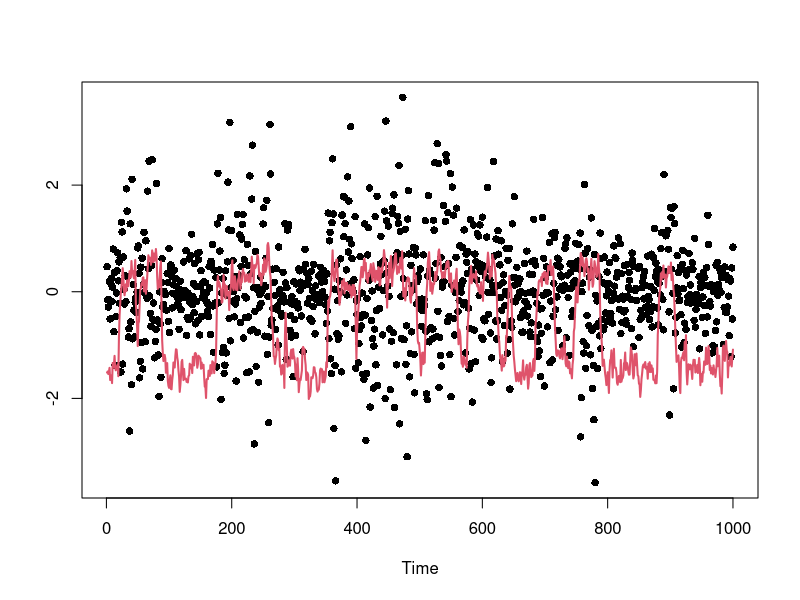
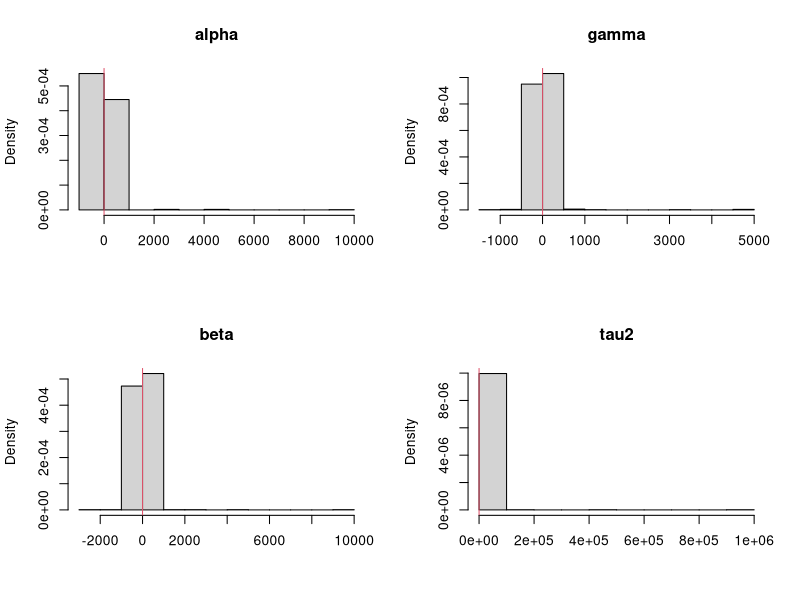

Recreate these plots in R, in order. (Note: this script raises an error after producing the figures.)

PL = function(y,alphas,betas,tau2s,xs,zs){
  n      = length(y)
  N      = length(xs)
  quants = array(0,c(n,4,3))
  
  
  
  
  s  = matrix(0,N,11)
  # matrix Binv looks like
  # | s1   s2    s3 |
  # | s2   s4    s5 |
  # | s3   s5    s6 |
  
  s[,1] = 1/B0[1]
  s[,2] = 0
  s[,3] = 0
  s[,4] = 1/B0[2]
  s[,5] = 0
  s[,6] = 1/B0[2]
  s[,7] = s[,1]*b0[1]+s[,2]*b0[2]+s[,3]*b0[3]
  s[,8] = s[,2]*b0[1]+s[,4]*b0[2]+s[,5]*b0[3]
  s[,9] = s[,3]*b0[1]+s[,5]*b0[2]+s[,6]*b0[3]
  s[,10] = c0
  s[,11] = d0
  
  
  blk.A = s[,4]*s[,6] - s[,5]^2
  blk.B = -(s[,2]*s[,6]-s[,3]*s[,5])
  blk.C = s[,2]*s[,5]-s[,3]*s[,5]
#   blk.D = blk.B
  blk.E = s[,1]*s[,6]-s[,3]^2
  blk.F = -(s[,3]*s[,5]-s[,2]*s[,3])
#   blk.G = blk.C
#   blk.H = blk.F
  blk.I  = s[,1]*s[,4]-s[,2]^2

  m    = s[,1]*blk.A + s[,2] * blk.B + s[,3] * blk.C
  b1   = (s[,7]*blk.A + s[,8] * blk.B + s[,9] * blk.C)/m
  b2   = (s[,7]*blk.B + s[,8] * blk.E + s[,9] * blk.F)/m
  b3   = (s[,7]*blk.C + s[,8] * blk.F + s[,9] * blk.I)/m
  

  for (t in 1:n){
    # Resampling
    mus    = alphas+gammas*zs+betas*xs
    stdevs = exp(mus/2)
    weight = dnorm(y[t],0,stdevs)
    
    k      = sample(1:N,size=N,replace=T,prob=weight)
    alphas = alphas[k]
    betas  = betas[k]
    tau2s  = tau2s[k]
    
    mus    = mus[k]
    xs1    = xs[k]
    zs1    = zs[k]
    sig2s = exp(xs1/2)
    # Propagating
    vars   = 1/(1/sig2s+1/tau2s)
    sds    = sqrt(vars)
    means  = mus + vars*(y[t]/sig2s)
    xs     = rnorm(N,means,sds)
    so     = s[k,]
    b1o  = b1[k]
    b2o  = b2[k] 
    b3o  = b3[k]
    # Updating sufficient stats
    s[,1]  = so[,1] + 1
    s[,2]  = so[,2] + zs1
    s[,3]  = so[,3] + xs1
    s[,4]  = so[,4] + zs1^2
    s[,5]  = so[,5] + zs1*xs1
    s[,6]  = so[,6] + xs1^2
    s[,7]  = so[,7] + xs
    s[,8]  = so[,8] + xs*zs1
    s[,9]  = so[,9] + xs*xs1
    s[,10]  = so[,10] + 1
    
    blk.A = s[,4]*s[,6] - s[,5]^2
    blk.B = -(s[,2]*s[,6]-s[,3]*s[,5])
    blk.C = s[,2]*s[,5]-s[,3]*s[,4]
    #   blk.D = blk.B
    blk.E = s[,1]*s[,6]-s[,3]^2
    blk.F = -(s[,3]*s[,5]-s[,2]*s[,3])
    #   blk.G = blk.C
    #   blk.H = blk.F
    blk.I  = s[,1]*s[,4]-s[,2]^2
    

    
    
    
    
    # determinant of Binv matrix
    m    = s[,1]*blk.A + s[,2] * blk.B + s[,3] * blk.C
#     AA = matrix(c(s[1,1],s[1,2],s[1,3],s[1,2],s[1,4],s[1,5],s[1,3],s[1,5],s[1,6]),3,3)
#     print(det(AA))
#     print(m[1])
#     print(AA)
#      print(c(blk.A[1]/m[1],blk.B[1]/m[1],blk.C[1]/m[1]))
#      print(solve(AA))
    # b_{t} =  inv(Binv_{t}) x (Binv_{t-1} * b_{t-1})     
    b1   = (s[,7]*blk.A + s[,8] * blk.B + s[,9] * blk.C)/m
    b2   = (s[,7]*blk.B + s[,8] * blk.E + s[,9] * blk.F)/m
    b3   = (s[,7]*blk.C + s[,8] * blk.F + s[,9] * blk.I)/m
#     
    
    F.new = rbind(1,zs1[3],xs1[3])
    C.old = diag(B0,3)
    Q = 1
    D1 = t(F.new) %*% C.old%*% F.new + Q 
      
      
      #       C0 = diag(B0,2)
      #       print( C0 %*%F.new[,j]  %*% solve(D1) %*% (xs[1]-t(F.new[,j])%*%b0))
      CF = C.old %*% F.new
      
      D.new = t(F.new)  %*% CF +Q
      D.inv = solve(D.new)
#       print(D.inv)
    
      m.old = b0
#       print(D.new)
#       print(CF %*% D.inv %*% (xs[j]-t(F.new[,j]) %*% m.old[j,]))
#       m.old = m.old + CF %*% D.inv %*% (xs[1]-t(F.new) %*% m.old)
    print(D.inv %*% (xs[1]-t(F.new) %*% m.old))
      C.old = C.old - CF %*% D.inv  %*% t(F.new) %*% C.old
      d0 = d0 + t(xs[3]-t(F.new)%*% m.old)%*% D.inv %*% (xs[3]-t(F.new) %*% m.old)
    m.old = m.old + CF %*% D.inv %*% (xs[1]-t(F.new) %*% m.old)

#     print(F.new)
#     print(m.old)
#     print(c(b1o[3],b2o[3],b3o[3]))
#     print(c(zs1[3],xs1[3]))
#     print(((xs-b1-b2*zs1-b3*xs1)*xs+(b1o-b1)*so[,7]+(b2o-b2)*so[,8]+(b3o-b3)*so[,9])[3])
#       print(m.old)
#     print(c(b1[1],b2[1],b3[1]))
#     scan(n=1)
#     
    #print(xs)
    s[,11]  = so[,11] + (xs-b1-b2*zs1-b3*xs1)*xs + (b1o-b1)*so[,7]+(b2o-b2)*so[,8]+(b3o-b3)*so[,9]
#     print(s[,11])
    tau2s  = 1/rgamma(N,s[,10]/2,s[,11]/2)
    std    = sqrt(tau2s/m)
    
    norm   = cbind(rnorm(N,0,std),rnorm(N,0,std),rnorm(N,0,std))
    
    # cholesky decomposition of B, thus inv(Binv)
    L11 = sqrt(blk.A)
    L21 = blk.B/blk.A
    L31 = blk.C/blk.A
    L22 = sqrt(blk.E - L21^2)
    L32 = (blk.F-L31*L21)/L22
    L33 = sqrt(blk.I - L31^2 - L32^2)
    
    
    alphas = b1 + L11*norm[,1]
    gammas = b2 + L21*norm[,1]+L22*norm[,2]
    betas  = b3 + L31*norm[,1] + L32 * norm[,2] + L33 * norm[,3]
    # Storing quantiles
    quants[t,1,] = quantile(alphas,c(0.025,0.5,0.975))
    quants[t,2,] = quantile(gammas,c(0.025,0.5,0.975))
    quants[t,3,] = quantile(betas,c(0.025,0.5,0.975))  
    quants[t,4,] = quantile(tau2s,c(0.025,0.5,0.975))  
    
  }
  return(quants)
}

# Simulated data
set.seed(98765)
n     =  1000
alpha =  -.5
gamma = .6
beta  =  0.65
tau2  =  0.15^2
sig2  =  1.0
tau   = sqrt(tau2)
x     = rep(alpha/(1-beta),n+1)
S = rep(0,n+1)
true  = c(alpha,beta,tau2,sig2)
names = c("alpha","gamma","beta","tau2")

p0 = .98
q0 = .97
for (t in 2:(n+1))
  {
  if (S[t-1] == 0)
    S[t] = rbinom(1,1,1-p0)
  if (S[t-1] == 1)
    S[t] = rbinom(1,1,q0)

  x[t] = alpha+gamma*S[t]+beta*x[t-1]+tau*rnorm(1)}
x = x[2:(n+1)]
y = rnorm(n,0,exp(x/2))

par(mfrow=c(1,1))
plot(y,ylim=range(x,y),xlab="Time",ylab="",main="",pch=16)
lines(x,col=2,lwd=2)

# Prior hyperparameters
# ---------------------
m0    = 0.0


C0 = 10
c0    = 1
d0    = 1
tau20 = tau2
b0    = c(alpha,gamma,beta)
B0    = c(1,1,1)/tau20
sC0   = sqrt(C0)
sB0   = sqrt(B0)

# ONE LONG PL FILTER
# ------------------
set.seed(246521)
N      = 1000
xs     = rnorm(N,m0,sC0)
zs = S[2:(n+1)]
tau2s  = 1/rgamma(N,c0/2,d0/2)
taus   = sqrt(tau2s)
alphas = rnorm(N,b0[1],taus*sB0[1])
gammas = rnorm(N,b0[2],taus*sB0[2])
betas  = rnorm(N,b0[3],taus*sB0[3])

pars   = cbind(alphas,gammas,betas,tau2s)
par(mfrow=c(2,2))
for (i in 1:4){
  hist(pars[,i],prob=TRUE,xlab="",main=names[i])
  abline(v=true[i],col=2)
}
print(date())
plm    = PL(y,alphas,betas,tau2s,xs,zs)
print(date())
cols = c(grey(0.5),1,grey(0.5))
ind  = 10:n
n1   = length(ind)
par(mfrow=c(2,2))
for (i in 1:4){
  ts.plot(plm[,i,],xlab="",ylab="",main=names[i],col=cols,ylim=range(plm[ind,i,]))
  abline(h=true[i],lty=2)
}

# Particle filters
# ----------------
# set.seed(246521)
# N    = 1000
# nsim = 100
# a    = 0.95
# qs   = array(0,c(nsim,n,4,3))
# for (s in 1:nsim){
#   print(s)
#   xs         = rnorm(N,m0,sC0)
#   tau2s      = 1/rgamma(N,c0/2,d0/2)
#   taus       = sqrt(tau2s)
#   alphas     = rnorm(N,b0[1],taus*sB0[1])
#   betas      = rnorm(N,b0[2],taus*sB0[2])
# #   qs[1,s,,,] = LW(y,alphas,betas,tau2s,sig2s,xs,a)
# #   qs[2,s,,,] = Storvik(y,alphas,betas,tau2s,sig2s,xs)
#   qs[s,,,] = PL(y,alphas,betas,tau2s,xs) 
# }
# 
# 
# 
# cols = c(grey(0.5),1,grey(0.5))
# ind  = 10:n
# n1   = length(ind)
# par(mfrow=c(2,2))
# for (i in 1:4){
#   ts.plot(qs[50,,i,],xlab="",ylab="",main=names[i],col=cols,ylim=range(plm[ind,i,]))
#   abline(h=true[i],lty=2)
# }
# 
# 
# # Mean square error
# quants = c("2.5th","50th","97.5th")
# filter = "PL"
# mse    = array(0,c(n1,4,3))
#   for (k in 1:3) 
#     for (i in 1:nsim) 
#       mse[,k,]=mse[,k,]+(qs[i,ind,k,]-plm[ind,k,])^2
# sq.mse = sqrt(mse/nsim)  
# 
# 
# cols = c(grey(0.75),grey(0.5),grey(0.75))
# #cols = c(3,2,5)
# par(mfrow=c(3,1))
# for (k in 1:3){
#   L = min(qs[,ind,k,])
#   U = max(qs[,ind,k,])
# 
#     plot(qs[1,,k,1],ylab=names[k],xlab="Time",main=filter,ylim=c(L,U),type="l",col=cols[1])
#     for (i in c(1,3,2)) for (j in 1:nsim) lines(qs[j,,k,i],col=cols[i])
#     for (i in c(1,3,2)) lines(plm[,k,i],lwd=1,col=1)  
#   
# }  
# 
# 
# 
# cols = c(grey(0.3),gray(0.5),grey(0.7))
# U    = c(0.275,0.175,0.45,1.25)
# par(mfrow=c(2,2))
# for (i in 1:3){
#   boxplot(sq.mse[1,,i,1],sq.mse[2,,i,1],sq.mse[3,,i,1],
#           sq.mse[1,,i,2],sq.mse[2,,i,2],sq.mse[3,,i,2],
#           sq.mse[1,,i,3],sq.mse[2,,i,3],sq.mse[3,,i,3],
#           outline=FALSE,ylab="Root MSE",xlab="Percentile",axes=FALSE,col=cols,ylim=c(0,U[i]))
#   axis(2);axis(1,at=c(2,5,8),lab=quants);box()
#   abline(v=3.5)
#   abline(v=6.5)
#   title(names[i])
# }
# #legend(0.5,1.2,legend=filters,col=cols,cex=1.25,lwd=c(4,4,4),lty=c(1,1,1),bty="n")
# 
# 





################ ETC
# 
# for (j in 1:N){
#   D1 = F.new[,j] %*% C.old[j,,]%*% F.new[,j] + Q 
#   
#   print(D1)
#   #       C0 = diag(B0,2)
#   #       print( C0 %*%F.new[,j]  %*% solve(D1) %*% (xs[1]-t(F.new[,j])%*%b0))
#   CF = C.old[j,,] %*% F.new[,j]
#   
#   D.new = t(F.new[,j])  %*% CF +Q
#   D.inv = solve(D.new)
#   print(D.new)
#   print(CF %*% D.inv %*% (xs[j]-t(F.new[,j]) %*% m.old[j,]))
#   m.old[j,] = m.old[j,] + CF %*% D.inv %*% (xs[j]-t(F.new[,j]) %*% m.old[j,])
#   C.old[j,,] = C.old[j,,] - CF %*% D.inv  %*% t(F.new[,j]) %*% C.old[j,,]
#   print(m.old[1,])
#   print(b1[1])
#   print(b2[1])
#   scan(n=1)
# }